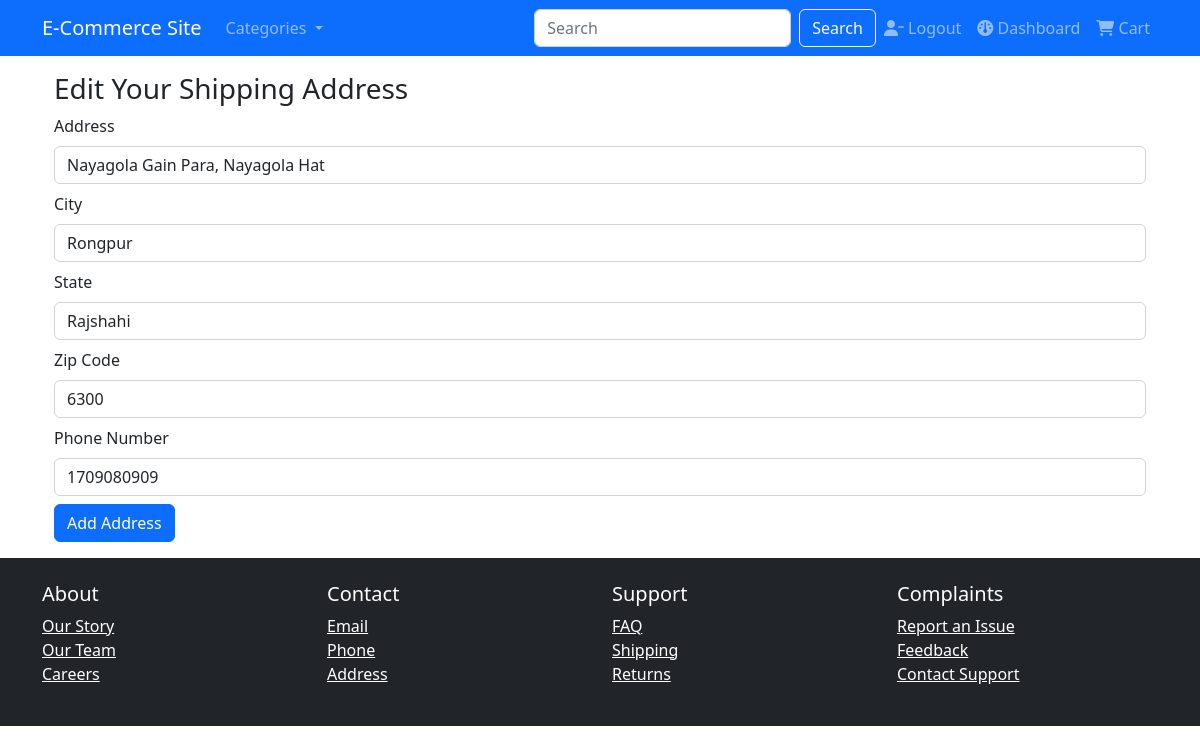
The app's page /product/edit-shipping-address/1 (signed in) with its own data.
### ecommerce/products/models.py (models this page shows, shortened)
class ShippingAddress(db.Model, UserMixin):
    __tablename__ = 'shipping_address'
    id = db.Column(db.Integer, primary_key=True)
    address = db.Column(db.String(50), nullable=False)
    city = db.Column(db.String(25), nullable=False)
    state = db.Column(db.String(25), nullable=False)
    zip_code = db.Column(db.Integer, nullable=False)
    phone = db.Column(db.Integer, nullable=False)
    user_id = db.Column(db.Integer, db.ForeignKey('user.id'), nullable=False)
    user = db.relationship('User', backref=db.backref('shippingaddress',lazy=True))
    created_at = db.Column(db.DateTime, default=datetime.now)
    updated_at = db.Column(db.DateTime, default=datetime.now, onupdate=datetime.now)

### ecommerce/products/routes.py (the view)
@products_bp.route('/edit-shipping-address/<int:address_id>', methods=['GET', 'POST'])
@login_required
def edit_shipping_address(address_id):
    address = ShippingAddress.query.get_or_404(address_id)
    form = ShippingAddressForm(obj=address)
    if form.validate_on_submit():
        form.populate_obj(address)
        db.session.commit()
        flash(f"Shipping Address Edited Successfully!!!", 'success')
        return redirect(url_for('products_bp.chekout'))
    return render_template('products/edit_shipping_address.html', form=form)

### ecommerce/products/forms.py
class ShippingAddressForm(FlaskForm):
    address = StringField('Address', validators=[DataRequired()])
    city = StringField('City', validators=[DataRequired()])
    state = StringField('State', validators=[DataRequired()])
    zip_code = IntegerField('Zip Code', validators=[DataRequired()])
    phone = IntegerField('Phone Number', validators=[DataRequired()])
    submit = SubmitField('Add Address')

### ecommerce/users/models.py (called while the page is built)
@login_manager.user_loader
def load_user(user_id):
    return User.query.get(int(user_id))

### ecommerce/templates/products/edit_shipping_address.html (shortened to what this page needs)
{% extends "base/base.html" %}
{% block content %}
    <div class="container">
        <h3>Edit Your Shipping Address</h3>
        <form method="POST" enctype="multipart/form-data">
            <div class="form-group mt-2">
                {{ form.address.label(class="form-label") }}
                {{ form.address(class="form-control") }}
            </div>
            <div class="form-group mt-2">
                {{ form.city.label(class="form-label") }}
                {{ form.city(class="form-control") }}
            </div>
            <div class="form-group mt-2">
                {{ form.state.label(class="form-label") }}
                {{ form.state(class="form-control") }}
            </div>
            <div class="form-group mt-2">
                {{ form.zip_code.label(class="form-label") }}
                {{ form.zip_code(class="form-control") }}
            </div>
            <div class="form-group mt-2">
                {{ form.phone.label(class="form-label") }}
                {{ form.phone(class="form-control") }}
            </div>
            <div class="form-group mt-2">
                {{ form.submit(class="btn btn-primary") }}
            </div>
        </form>
    </div>
{% endblock content %}

### records on screen
ShippingAddress: address "Nayagola Gain Para, Nayagola Hat", city "Rongpur", state "Rajshahi", zip_code "6300", phone "1709080909"
